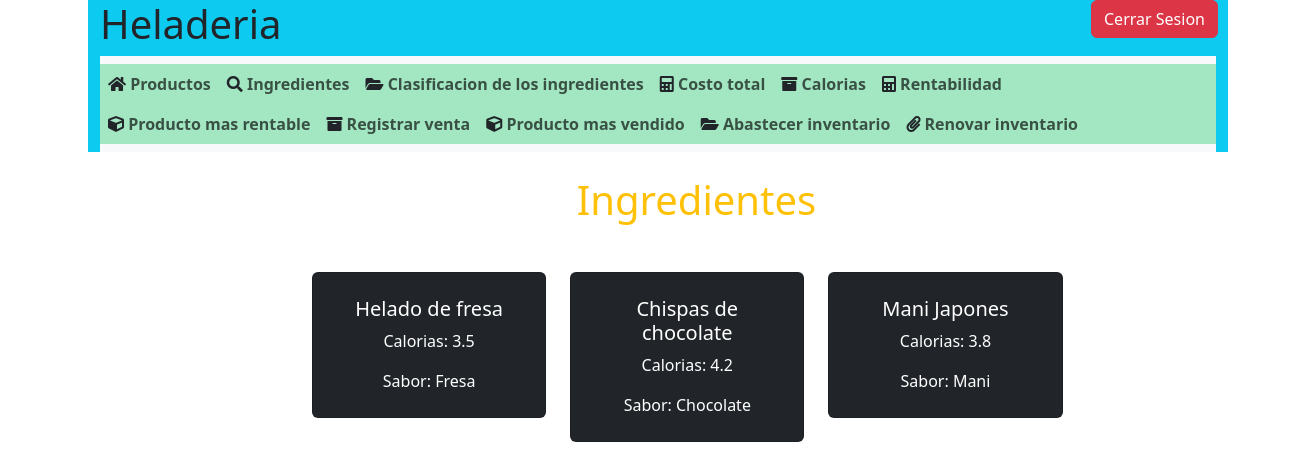
/mostrar_ingredientes (signed in), run on the app's committed database.
### models/Ingredientes.py (models this page shows, shortened)
class Ingrediente(db.Model):
    __tablename__ = 'ingredientes'
    id = db.Column(db.Integer, primary_key = True)
    nombre = db.Column(db.String(100))
    precio = db.Column(db.Float)
    calorias = db.Column(db.Float)
    inventario = db.Column(db.Integer)
    es_vegetariano = db.Column(db.Boolean)
    sabor = db.Column(db.String(100))

### views/Heladeria_controller.py (the view)
    @app.route("/mostrar_ingredientes")
    @login_required
    def mostrar_ingredientes():
       if current_user.es_admin or current_user.es_empleado:
            ingredientes = Ingrediente.query.all()
            return render_template('mostrar_ingredientes.html', ingredientes=ingredientes)
       else:
           return render_template('sin_autorizacion.html')

### templates/mostrar_ingredientes.html (shortened to what this page needs)
{% include '/scripts.html'  %}
{% include '/header.html'  %}
<!DOCTYPE html>
<html lang="en">
<head>
</head>
<main class="main text-center py-4">
    <body>
    <h1 class="text-center text-warning">Ingredientes</h1>
          <div class="container mt-5 table table-dark" style="margin-left: 120px;">
              <div class="row mt-4">
                  {% for ingrediente in ingredientes %}
                  <div class="col-md-3">
                      <div class="card">
                          <div class="card-body">
                              <h5 class="card-title">{{ ingrediente.nombre }}</h5>
                              <p class="card-text">Calorias: {{ ingrediente.calorias }}</p>
                              <p class="card-text">Sabor: {{ ingrediente.sabor }}</strong></p>
                          </div>
                      </div>
                  </div>
                  {% endfor %}
              </div>
          </div>
      </body>
      </html>
</body>
</html>

### static/css/style2.css (style rules this page uses)
* { margin: 0px; padding: 0px; box-sizing: border-box; }
main { width: 80%; height: 40rem; border: none; padding: 1px 10px 6px 10px; border-radius: 20px; justify-content: center; margin-left: 170px; }

### data on the page
Ingrediente: nombre "Helado de fresa", calorias "3.5", sabor "Fresa"
Ingrediente: nombre "Chispas de chocolate", calorias "4.2", sabor "Chocolate"
Ingrediente: nombre "Mani Japones", calorias "3.8", sabor "Mani"
